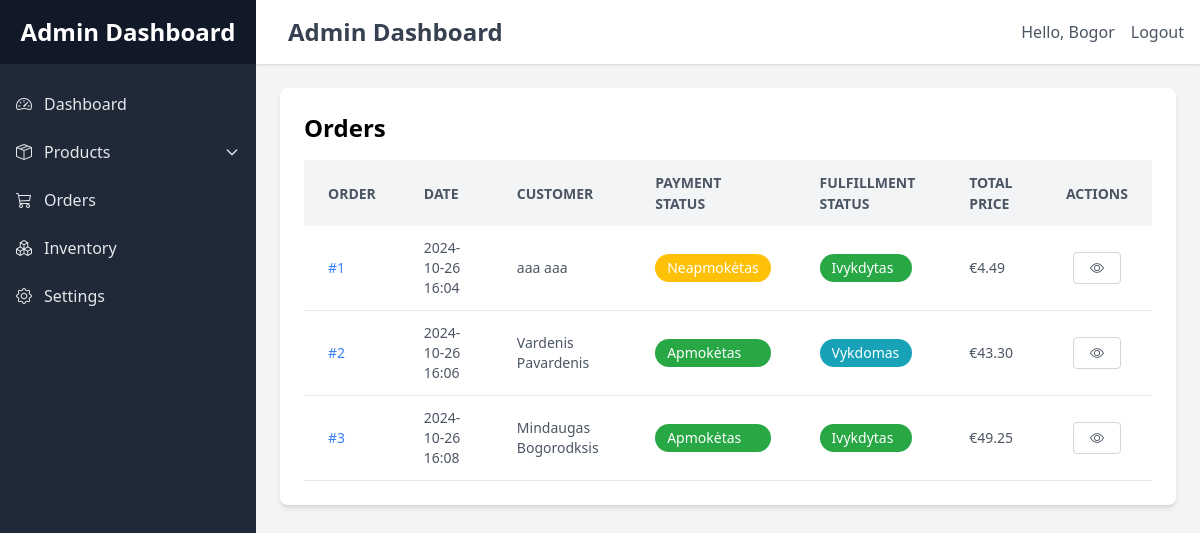
The app's page /adminas/orders (signed in), older data.
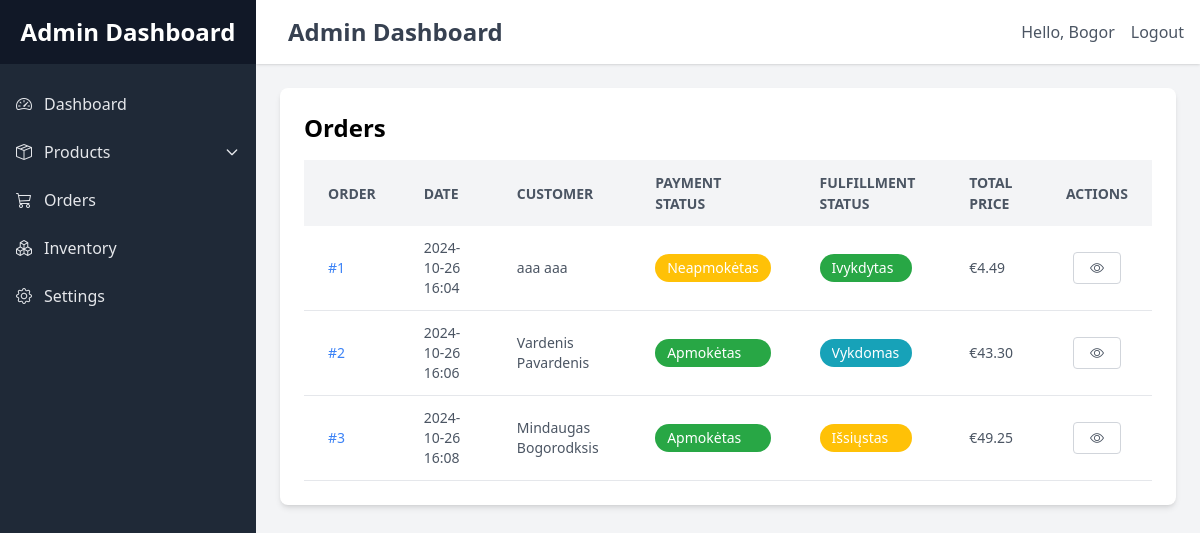
The same page, newer data.
### shop/models.py (models this page shows, shortened)
class Order(models.Model):
    client = models.ForeignKey(Client, on_delete=models.CASCADE, related_name="orders")
    flowers = models.ManyToManyField(Flowers, through='OrderFlower', related_name='orders')
    decorations = models.ManyToManyField(Decorations, through='OrderDecoration', related_name='orders')
    created_at = models.DateTimeField(auto_now_add=True)
    delivery_option = models.ForeignKey(DeliveryOption, on_delete=models.CASCADE, null=True)
    PAYMENT_CHOISES = [
        ('neapmokėtas', 'Neapmokėtas'),
        ('apmokėtas', 'Apmokėtas'),
    ]
    payment_status = models.CharField(max_length=20, choices=PAYMENT_CHOISES, default='neapmokėtas')
    STATUS_CHOICES = [
        ('vykdomas', 'Vykdomas'),
        ('atsauktas', 'Atšauktas'),
        ('issiustas', 'Išsiųstas'),
        ('ivykdytas', 'Ivykdytas'),
    ]
    status = models.CharField(
        max_length=20,
        choices=STATUS_CHOICES,
        default='vykdomas',
        verbose_name='Order Status'
    )
    def total_price(self):
        total = 0
        for order_flower in self.orderflower_set.all():
            total += order_flower.flower.price * order_flower.quantity
        for order_decoration in self.orderdecoration_set.all():
            total += order_decoration.decoration.price * order_decoration.quantity
        if self.delivery_option:
            total += self.delivery_option.delivery_price
        return total

class Client(models.Model):
    first_name = models.CharField(verbose_name='Vardas', max_length=30)
    last_name = models.CharField(verbose_name='Pavardė', max_length=40)
    client_phone_number = models.CharField(verbose_name='Telefono numeris', max_length=30)
    email = models.EmailField(verbose_name='El. Paštas', max_length=254, blank=True, null=True)
    client_address = models.ForeignKey('Address', on_delete=models.CASCADE, null=True)
    delivery_option = models.ForeignKey('DeliveryOption', verbose_name='Pristaytas', max_length=50, on_delete=models.CASCADE, null=True)
    ip = models.CharField(max_length=45, null=True, blank=True)  # Add this line for storing IP address

class OrderDecoration(models.Model):
    order = models.ForeignKey(Order, on_delete=models.CASCADE)
    decoration = models.ForeignKey(Decorations, on_delete=models.CASCADE)
    quantity = models.PositiveIntegerField()

class Decorations(models.Model):
    type = models.ForeignKey(DecorationType, verbose_name='Type', on_delete=models.CASCADE)
    color = models.CharField(verbose_name='Color', max_length=50)
    cost_to_buy = models.FloatField(verbose_name='Cost to buy', default=1)
    remaining = models.IntegerField(verbose_name='Remaining', default=0)
    price = models.FloatField(verbose_name='Price')
    image = models.ImageField(upload_to='decorations/')

class DeliveryOption(models.Model):
    delivery_option = models.CharField(verbose_name='Pristatymo būdas', max_length=50)
    delivery_price = models.FloatField(verbose_name='Pristatymo kaina', default=0.00)
    delivery_description = models.TextField(verbose_name='Pristatymo aprašymas', blank=True, null=True)

class OrderFlower(models.Model):
    order = models.ForeignKey(Order, on_delete=models.CASCADE)
    flower = models.ForeignKey(Flowers, on_delete=models.CASCADE)
    quantity = models.PositiveIntegerField()

class Flowers(models.Model):
    color = models.CharField(verbose_name='Color', max_length=50)
    remaining = models.IntegerField(verbose_name='Remaining', default=0)
    price = models.FloatField(verbose_name='Price', default=1.99)
    cost_to_produce = models.FloatField(verbose_name='Cost to produce', default=0.30)
    flower_img = models.ImageField(upload_to='flowers/')
    bouquets_img = models.ImageField(upload_to='bouquets/')

### shop/adminviews.py (the view, shortened to what this page needs)
# urls.py: path('adminas/orders', adminviews.admin_orders, name='admin_orders'),
@login_required
def admin_orders(request):
    orders = Order.objects.all()
    context = {
        'orders': orders,
    }
    return render(request, 'admin/admin_orders.html', context)

### templates/admin/admin_orders.html (shortened to what this page needs)
{% extends 'admin/admin_base.html' %}
{% block content %}
    <div class="bg-white p-6 rounded-lg shadow-md">
        <h2 class="text-2xl font-bold mb-4">Orders</h2>
        <div class="overflow-x-auto">
            <table class="min-w-full bg-white">
                <thead>
                <tr class="bg-gray-100 text-gray-600 uppercase text-sm leading-normal">
                    <th class="py-3 px-6 text-left">Order</th>
                    <th class="py-3 px-6 text-left">Date</th>
                    <th class="py-3 px-6 text-left">Customer</th>
                    <th class="py-3 px-6 text-left">Payment Status</th>
                    <th class="py-3 px-6 text-left">Fulfillment Status</th>
                    <th class="py-3 px-6 text-left">Total Price</th>
                    <th class="py-3 px-6 text-center">Actions</th>
                </tr>
                </thead>
                <tbody class="text-gray-600 text-sm">
                {% for order in orders %}
                    <tr class="border-b border-gray-200 hover:bg-gray-100">
                        <td class="py-3 px-6">
                            <a href="{% url 'shop:admin_order_detail' order.id %}" class="text-blue-500 hover:underline">
                                #{{ order.id }}
                            </a>
                        </td>
                        <td class="py-3 px-6">{{ order.created_at|date:"Y-m-d H:i" }}</td>
                        <td class="py-3 px-6">
                            {{ order.client.first_name }} {{ order.client.last_name }}
                        </td>
                        <td class="py-3 px-6">
                            <div class="relative">
                                <select class="appearance-none bg-green-500 text-white rounded-full py-1 px-3 cursor-pointer focus:outline-none focus:ring-2 focus:ring-green-300"
                                        style="background-color: {% if order.payment_status == 'paid' %}#28a745{% else %}#ffc107{% endif %};"
                                        onchange="updateStatus(this, '{{ order.id }}', 'payment_status')">
                                    <option value="paid" {% if order.payment_status == 'paid' %}selected{% endif %}>Apmokėtas</option>
                                    <option value="not_paid" {% if order.payment_status == 'not_paid' %}selected{% endif %}>Neapmokėtas</option>
                                </select>
                            </div>
                        </td>
                        <td class="py-3 px-6">
                            <div class="relative">
                                <select class="appearance-none bg-blue-500 text-white rounded-full py-1 px-3 cursor-pointer focus:outline-none focus:ring-2 focus:ring-blue-300"
                                        style="background-color: {% if order.status == 'ivykdytas' %}#28a745{% elif order.status == 'vykdomas' %}#17a2b8{% elif order.status == 'atsauktas' %}#dc3545{% else %}#ffc107{% endif %};"
                                        onchange="updateStatus(this, '{{ order.id }}', 'status')">
                                    {% for value, display in order.STATUS_CHOICES %}
                                        <option value="{{ value }}" {% if order.status == value %}selected{% endif %}>
                                            {{ display }}
                                        </option>
                                    {% endfor %}
                                </select>
                            </div>
                        </td>
                        <td class="py-3 px-6">€{{ order.total_price|floatformat:2 }}</td>
                        <td class="py-3 px-6 text-center">
                            <a href="{% url 'shop:admin_order_detail' order.id %}" class="inline-block px-4 py-2 border border-gray-300 rounded hover:bg-gray-100 transition">
                                <i class="bi bi-eye"></i>
                            </a>
                        </td>
                    </tr>
                {% empty %}
                    <tr>
                        <td colspan="7" class="py-3 px-6 text-center text-gray-500">
                            No orders found.
                        </td>
                    </tr>
                {% endfor %}
                </tbody>
            </table>
        </div>
    </div>
{% endblock %}

### templates/admin/admin_base.html (shortened to what this page needs)
{% load static %}
<link href="{% static 'css/output.css' %}" rel="stylesheet">
<link rel="stylesheet" href="https://cdnjs.cloudflare.com/ajax/libs/bootstrap-icons/1.9.1/font/bootstrap-icons.min.css">
<link href="https://cdn.jsdelivr.net/npm/bootstrap-icons/font/bootstrap-icons.css" rel="stylesheet">
<head>
    <link href="https://cdn.jsdelivr.net/npm/bootstrap-icons/font/bootstrap-icons.css" rel="stylesheet">
</head>
<body class="bg-gray-100">
<div class="flex h-screen bg-gray-100">
    <aside id="sidebar" class="fixed inset-y-0 left-0 z-30 w-64 transform -translate-x-full transition-transform bg-gray-800 lg:translate-x-0 lg:static lg:inset-0">
        <div class="flex items-center justify-center h-16 bg-gray-900">
            <h1 class="text-2xl font-semibold text-white">Admin Dashboard</h1>
        </div>
        <nav class="mt-5">
            <a href="{% url 'shop:admin_dashboard' %}" class="flex items-center px-4 py-2 text-gray-200 hover:bg-gray-700">
                <i class="bi bi-speedometer2"></i>
                <span class="ml-3">Dashboard</span>
            </a>
            <div id="products-menu" class="mt-2">
                <button onclick="toggleDropdown('products-dropdown')" class="flex items-center w-full px-4 py-2 text-gray-200 hover:bg-gray-700 focus:outline-none">
                    <i class="bi bi-box-seam"></i>
                    <span class="ml-3">Products</span>
                    <svg class="w-4 h-4 ml-auto" fill="none" stroke="currentColor" viewBox="0 0 24 24" xmlns="http://www.w3.org/2000/svg">
                        <path stroke-linecap="round" stroke-linejoin="round" stroke-width="2" d="M19 9l-7 7-7-7"></path>
                    </svg>
                </button>
            </div>
            <a href="{% url 'shop:admin_orders' %}" class="flex items-center px-4 py-2 mt-2 text-gray-200 hover:bg-gray-700">
                <i class="bi bi-cart3"></i>
                <span class="ml-3">Orders</span>
            </a>
            <a href="{% url 'shop:admin_inventory' %}" class="flex items-center px-4 py-2 mt-2 text-gray-200 hover:bg-gray-700">
                <i class="bi bi-boxes"></i>
                <span class="ml-3">Inventory</span>
            </a>
            <a href="#" class="flex items-center px-4 py-2 mt-2 text-gray-200 hover:bg-gray-700">
                <i class="bi bi-gear"></i>
                <span class="ml-3">Settings</span>
            </a>
        </nav>
    </aside>
    <div class="flex-1 flex flex-col">
        <header class="flex items-center justify-between p-4 bg-white shadow">
            <div class="flex items-center">
                <h2 class="text-2xl font-semibold text-gray-700 ml-4">Admin Dashboard</h2>
            </div>
            <div class="flex items-center space-x-4">
                <span class="text-gray-600">Hello, {{ user.username }}</span>
                <a href="#" class="text-gray-600 hover:text-blue-600">Logout</a>
            </div>
        </header>
        <main class="flex-1 p-6 overflow-y-auto">
            {% block content %}{% endblock %}
        </main>
    </div>
</div>
</body>

Row changes from the older to the newer data that the page shows:
changed Order "Mindaugas": status+id "Ivykdytas" → "Išsiųstas"
